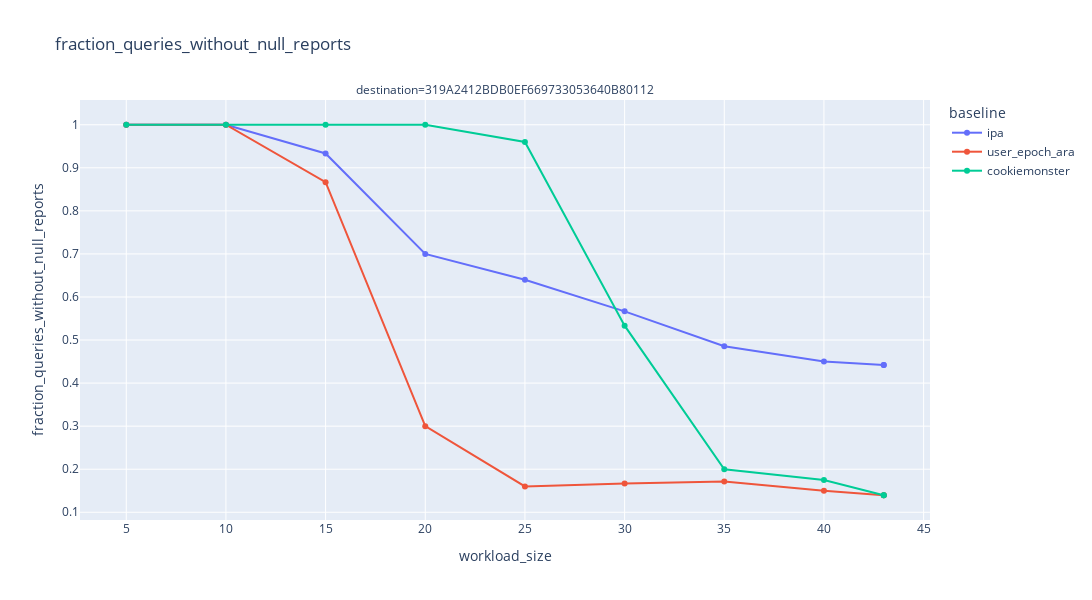
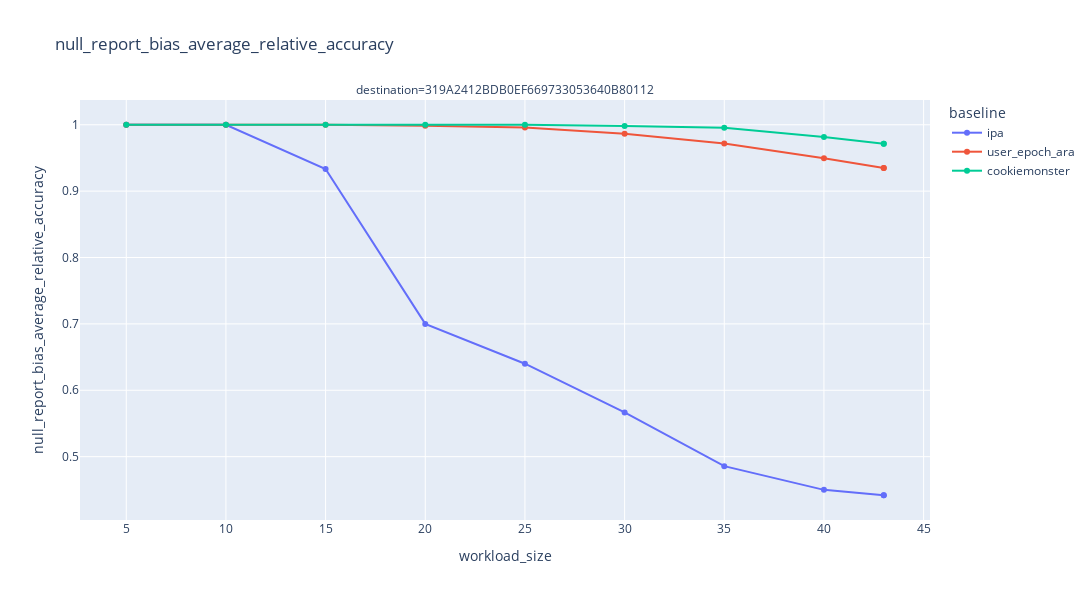
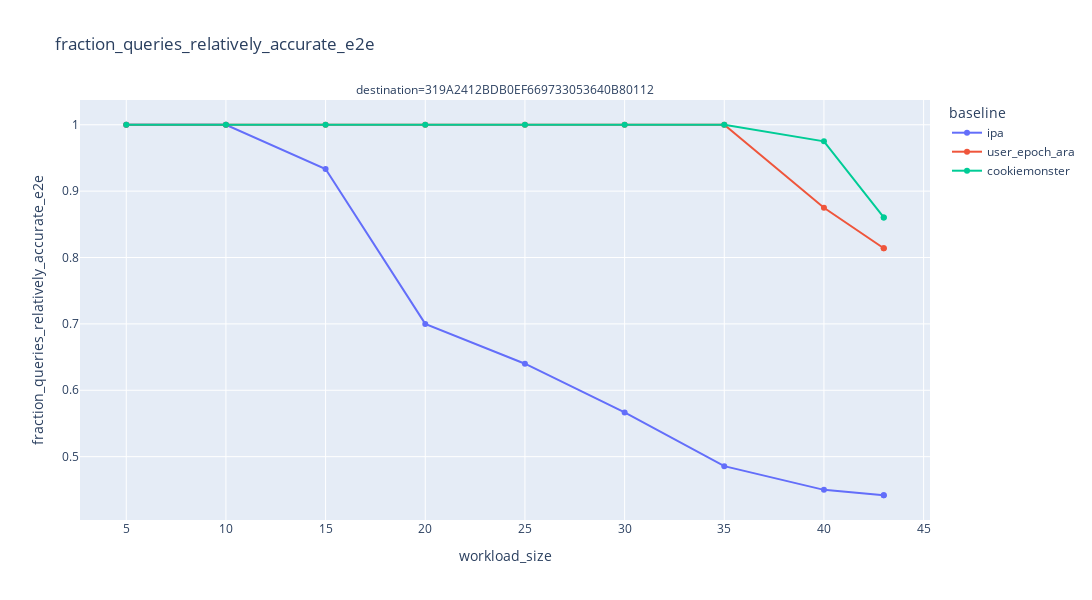
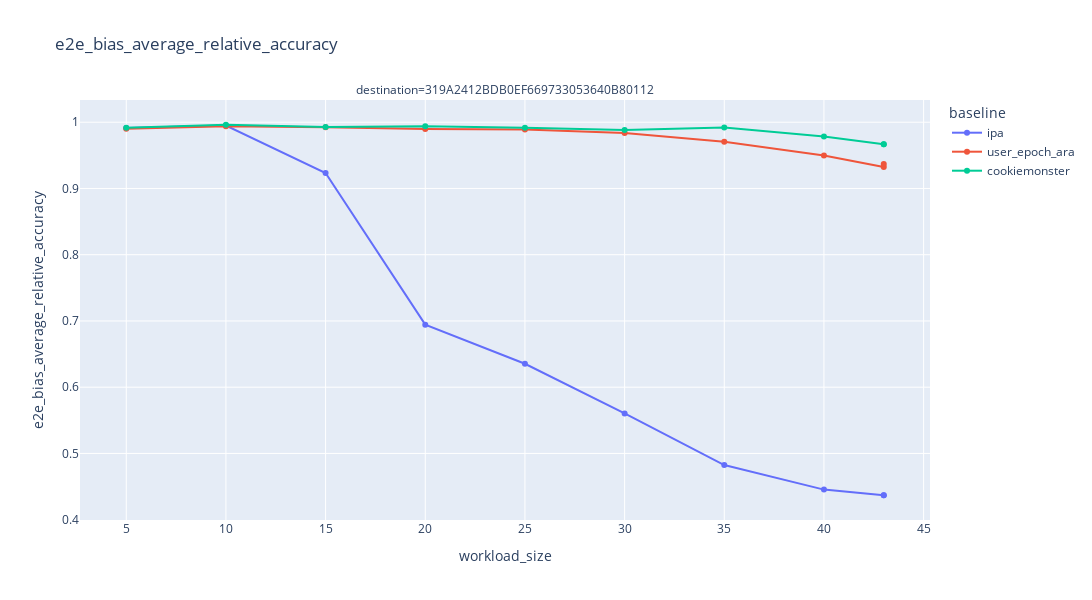

The cell these charts' notebook holds for them, in order:
### Code cell
for destination in results.groupby(['destination']).destination.unique():
    advertiser = results[results['destination'].isin(destination)]
    plot_null_reports_analysis(advertiser, save_dir="large")

### Figure 1 — Plotly figure (JSON) as saved in the notebook; plotly's stock layout.template omitted (floating-point values rounded to 4 significant figures)
{"data": [{"hovertemplate": "baseline=ipa<br>destination=319A2412BDB0EF669733053640B80112<br>workload_size=%{x}<br>fraction_queries_without_null_reports=%{y}<extra></extra>", "legendgroup": "ipa", "line": {"color": "#636efa", "dash": "solid"}, "marker": {"symbol": "circle"}, "mode": "lines+markers", "name": "ipa", "orientation": "v", "showlegend": true, "type": "scatter", "x": [5, 10, 15, 20, 25, 30, 35, 40, 43, 43], "xaxis": "x", "y": [1, 1, 0.9333, 0.7, 0.64, 0.5667, 0.4857, 0.45, 0.4419, 0.4419], "yaxis": "y"}, {"hovertemplate": "baseline=user_epoch_ara<br>destination=319A2412BDB0EF669733053640B80112<br>workload_size=%{x}<br>fraction_queries_without_null_reports=%{y}<extra></extra>", "legendgroup": "user_epoch_ara", "line": {"color": "#EF553B", "dash": "solid"}, "marker": {"symbol": "circle"}, "mode": "lines+markers", "name": "user_epoch_ara", "orientation": "v", "showlegend": true, "type": "scatter", "x": [5, 10, 15, 20, 25, 30, 35, 40, 43, 43], "xaxis": "x", "y": [1, 1, 0.8667, 0.3, 0.16, 0.1667, 0.1714, 0.15, 0.1395, 0.1395], "yaxis": "y"}, {"hovertemplate": "baseline=cookiemonster<br>destination=319A2412BDB0EF669733053640B80112<br>workload_size=%{x}<br>fraction_queries_without_null_reports=%{y}<extra></extra>", "legendgroup": "cookiemonster", "line": {"color": "#00cc96", "dash": "solid"}, "marker": {"symbol": "circle"}, "mode": "lines+markers", "name": "cookiemonster", "orientation": "v", "showlegend": true, "type": "scatter", "x": [5, 10, 15, 20, 25, 30, 35, 40, 43, 43], "xaxis": "x", "y": [1, 1, 1, 1, 0.96, 0.5333, 0.2, 0.175, 0.1395, 0.1395], "yaxis": "y"}], "layout": {"annotations": [{"showarrow": false, "text": "destination=319A2412BDB0EF669733053640B80112", "x": 0.5, "xanchor": "center", "xref": "paper", "y": 1, "yanchor": "bottom", "yref": "paper"}], "height": 600, "legend": {"title": {"text": "baseline"}, "tracegroupgap": 0}, "title": {"text": "fraction_queries_without_null_reports"}, "width": 1100, "xaxis": {"anchor": "y", "domain": [0, 1], "title": {"text": "workload_size"}}, "yaxis": {"anchor": "x", "domain": [0, 1], "title": {"text": "fraction_queries_without_null_reports"}}}}

### Figure 2 — Plotly figure (JSON) as saved in the notebook; plotly's stock layout.template omitted (floating-point values rounded to 4 significant figures)
{"data": [{"hovertemplate": "baseline=ipa<br>destination=319A2412BDB0EF669733053640B80112<br>workload_size=%{x}<br>null_report_bias_average_relative_accuracy=%{y}<extra></extra>", "legendgroup": "ipa", "line": {"color": "#636efa", "dash": "solid"}, "marker": {"symbol": "circle"}, "mode": "lines+markers", "name": "ipa", "orientation": "v", "showlegend": true, "type": "scatter", "x": [5, 10, 15, 20, 25, 30, 35, 40, 43, 43], "xaxis": "x", "y": [1, 1, 0.9333, 0.7, 0.64, 0.5667, 0.4857, 0.45, 0.4419, 0.4419], "yaxis": "y"}, {"hovertemplate": "baseline=user_epoch_ara<br>destination=319A2412BDB0EF669733053640B80112<br>workload_size=%{x}<br>null_report_bias_average_relative_accuracy=%{y}<extra></extra>", "legendgroup": "user_epoch_ara", "line": {"color": "#EF553B", "dash": "solid"}, "marker": {"symbol": "circle"}, "mode": "lines+markers", "name": "user_epoch_ara", "orientation": "v", "showlegend": true, "type": "scatter", "x": [5, 10, 15, 20, 25, 30, 35, 40, 43, 43], "xaxis": "x", "y": [1, 1, 0.9998, 0.9985, 0.9957, 0.9863, 0.9716, 0.9496, 0.9348, 0.9348], "yaxis": "y"}, {"hovertemplate": "baseline=cookiemonster<br>destination=319A2412BDB0EF669733053640B80112<br>workload_size=%{x}<br>null_report_bias_average_relative_accuracy=%{y}<extra></extra>", "legendgroup": "cookiemonster", "line": {"color": "#00cc96", "dash": "solid"}, "marker": {"symbol": "circle"}, "mode": "lines+markers", "name": "cookiemonster", "orientation": "v", "showlegend": true, "type": "scatter", "x": [5, 10, 15, 20, 25, 30, 35, 40, 43, 43], "xaxis": "x", "y": [1, 1, 1, 1, 0.9999, 0.9981, 0.9953, 0.9815, 0.9713, 0.9713], "yaxis": "y"}], "layout": {"annotations": [{"showarrow": false, "text": "destination=319A2412BDB0EF669733053640B80112", "x": 0.5, "xanchor": "center", "xref": "paper", "y": 1, "yanchor": "bottom", "yref": "paper"}], "height": 600, "legend": {"title": {"text": "baseline"}, "tracegroupgap": 0}, "title": {"text": "null_report_bias_average_relative_accuracy"}, "width": 1100, "xaxis": {"anchor": "y", "domain": [0, 1], "title": {"text": "workload_size"}}, "yaxis": {"anchor": "x", "domain": [0, 1], "title": {"text": "null_report_bias_average_relative_accuracy"}}}}

### Figure 3 — Plotly figure (JSON) as saved in the notebook; plotly's stock layout.template omitted (floating-point values rounded to 4 significant figures)
{"data": [{"hovertemplate": "baseline=ipa<br>destination=319A2412BDB0EF669733053640B80112<br>workload_size=%{x}<br>fraction_queries_relatively_accurate_e2e=%{y}<extra></extra>", "legendgroup": "ipa", "line": {"color": "#636efa", "dash": "solid"}, "marker": {"symbol": "circle"}, "mode": "lines+markers", "name": "ipa", "orientation": "v", "showlegend": true, "type": "scatter", "x": [5, 10, 15, 20, 25, 30, 35, 40, 43, 43], "xaxis": "x", "y": [1, 1, 0.9333, 0.7, 0.64, 0.5667, 0.4857, 0.45, 0.4419, 0.4419], "yaxis": "y"}, {"hovertemplate": "baseline=user_epoch_ara<br>destination=319A2412BDB0EF669733053640B80112<br>workload_size=%{x}<br>fraction_queries_relatively_accurate_e2e=%{y}<extra></extra>", "legendgroup": "user_epoch_ara", "line": {"color": "#EF553B", "dash": "solid"}, "marker": {"symbol": "circle"}, "mode": "lines+markers", "name": "user_epoch_ara", "orientation": "v", "showlegend": true, "type": "scatter", "x": [5, 10, 15, 20, 25, 30, 35, 40, 43, 43], "xaxis": "x", "y": [1, 1, 1, 1, 1, 1, 1, 0.875, 0.814, 0.814], "yaxis": "y"}, {"hovertemplate": "baseline=cookiemonster<br>destination=319A2412BDB0EF669733053640B80112<br>workload_size=%{x}<br>fraction_queries_relatively_accurate_e2e=%{y}<extra></extra>", "legendgroup": "cookiemonster", "line": {"color": "#00cc96", "dash": "solid"}, "marker": {"symbol": "circle"}, "mode": "lines+markers", "name": "cookiemonster", "orientation": "v", "showlegend": true, "type": "scatter", "x": [5, 10, 15, 20, 25, 30, 35, 40, 43, 43], "xaxis": "x", "y": [1, 1, 1, 1, 1, 1, 1, 0.975, 0.8605, 0.8605], "yaxis": "y"}], "layout": {"annotations": [{"showarrow": false, "text": "destination=319A2412BDB0EF669733053640B80112", "x": 0.5, "xanchor": "center", "xref": "paper", "y": 1, "yanchor": "bottom", "yref": "paper"}], "height": 600, "legend": {"title": {"text": "baseline"}, "tracegroupgap": 0}, "title": {"text": "fraction_queries_relatively_accurate_e2e"}, "width": 1100, "xaxis": {"anchor": "y", "domain": [0, 1], "title": {"text": "workload_size"}}, "yaxis": {"anchor": "x", "domain": [0, 1], "title": {"text": "fraction_queries_relatively_accurate_e2e"}}}}

### Figure 4 — Plotly figure (JSON) as saved in the notebook; plotly's stock layout.template omitted (floating-point values rounded to 4 significant figures)
{"data": [{"hovertemplate": "baseline=ipa<br>destination=319A2412BDB0EF669733053640B80112<br>workload_size=%{x}<br>e2e_bias_average_relative_accuracy=%{y}<extra></extra>", "legendgroup": "ipa", "line": {"color": "#636efa", "dash": "solid"}, "marker": {"symbol": "circle"}, "mode": "lines+markers", "name": "ipa", "orientation": "v", "showlegend": true, "type": "scatter", "x": [5, 10, 15, 20, 25, 30, 35, 40, 43, 43], "xaxis": "x", "y": [0.9911, 0.995, 0.9233, 0.6944, 0.6354, 0.5604, 0.4824, 0.4454, 0.437, 0.4369], "yaxis": "y"}, {"hovertemplate": "baseline=user_epoch_ara<br>destination=319A2412BDB0EF669733053640B80112<br>workload_size=%{x}<br>e2e_bias_average_relative_accuracy=%{y}<extra></extra>", "legendgroup": "user_epoch_ara", "line": {"color": "#EF553B", "dash": "solid"}, "marker": {"symbol": "circle"}, "mode": "lines+markers", "name": "user_epoch_ara", "orientation": "v", "showlegend": true, "type": "scatter", "x": [5, 10, 15, 20, 25, 30, 35, 40, 43, 43], "xaxis": "x", "y": [0.9902, 0.994, 0.9923, 0.9898, 0.9889, 0.9835, 0.9706, 0.9498, 0.9323, 0.9369], "yaxis": "y"}, {"hovertemplate": "baseline=cookiemonster<br>destination=319A2412BDB0EF669733053640B80112<br>workload_size=%{x}<br>e2e_bias_average_relative_accuracy=%{y}<extra></extra>", "legendgroup": "cookiemonster", "line": {"color": "#00cc96", "dash": "solid"}, "marker": {"symbol": "circle"}, "mode": "lines+markers", "name": "cookiemonster", "orientation": "v", "showlegend": true, "type": "scatter", "x": [5, 10, 15, 20, 25, 30, 35, 40, 43, 43], "xaxis": "x", "y": [0.9914, 0.9962, 0.9927, 0.9939, 0.9915, 0.9884, 0.9919, 0.9783, 0.9668, 0.9666], "yaxis": "y"}], "layout": {"annotations": [{"showarrow": false, "text": "destination=319A2412BDB0EF669733053640B80112", "x": 0.5, "xanchor": "center", "xref": "paper", "y": 1, "yanchor": "bottom", "yref": "paper"}], "height": 600, "legend": {"title": {"text": "baseline"}, "tracegroupgap": 0}, "title": {"text": "e2e_bias_average_relative_accuracy"}, "width": 1100, "xaxis": {"anchor": "y", "domain": [0, 1], "title": {"text": "workload_size"}}, "yaxis": {"anchor": "x", "domain": [0, 1], "title": {"text": "e2e_bias_average_relative_accuracy"}}}}
